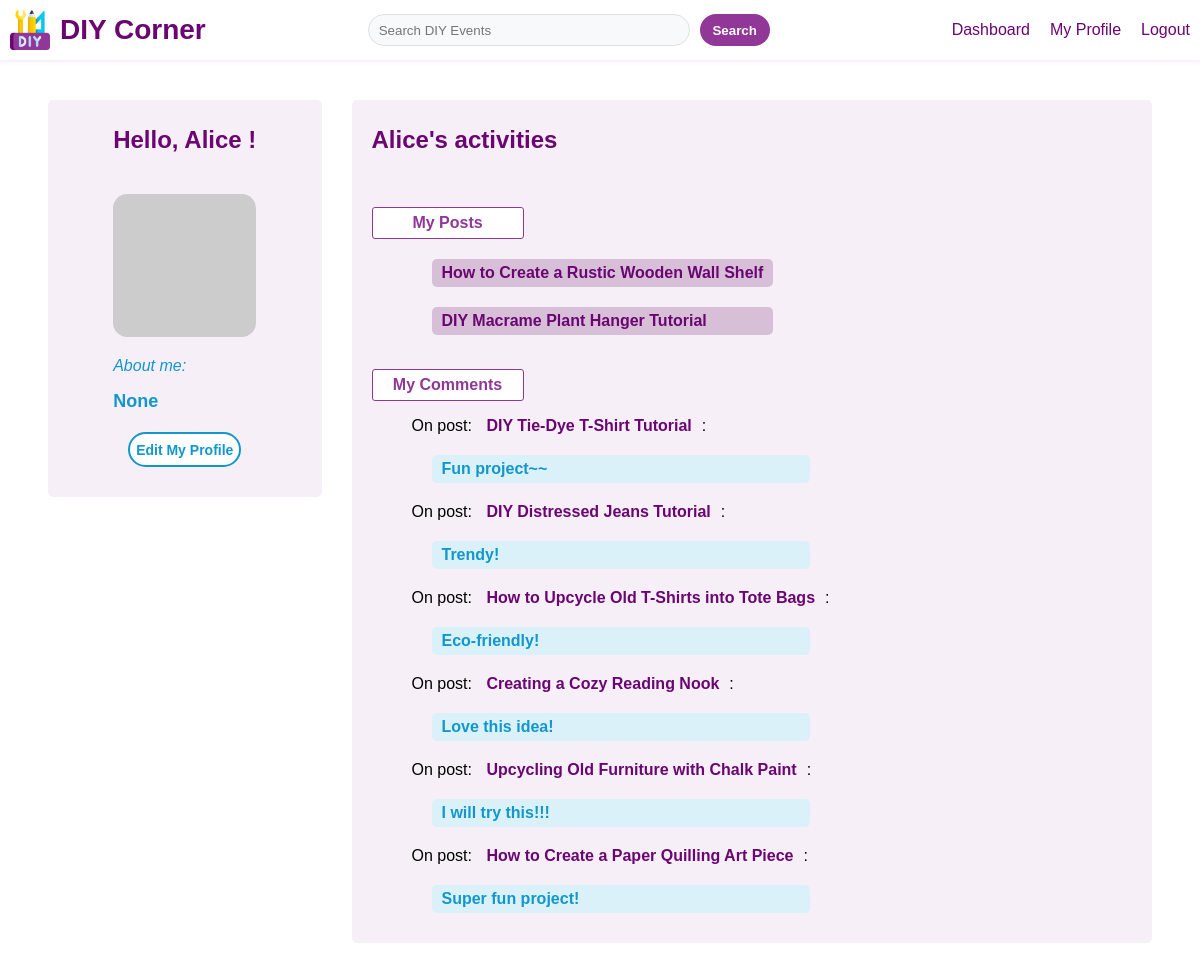
Screenshot of /profile/1 (signed in) with the database file from the repository.
### app/models.py (models this page shows, shortened)
class User(db.Model, UserMixin):
    __tablename__ = 'user'
    id = db.Column(db.Integer, primary_key=True, autoincrement=True)
    username = db.Column(db.String(50), nullable=False)
    password_hash = db.Column(db.String(128), nullable=False)
    about_me = db.Column(db.Text, nullable=True)
    last_seen = db.Column(db.DateTime, nullable=False, default=datetime.now)
    def get_id(self):
        return self.id
    def avatar(self, size):
        digest = md5(self.username.lower().encode('utf-8')).hexdigest()
        return f'https://www.gravatar.com/avatar/{digest}?d=identicon&s={size}'

class Post(db.Model):
    __tablename__ = 'post'
    id = db.Column(db.Integer, primary_key=True, autoincrement=True)
    title = db.Column(db.String(100), nullable=False)
    content = db.Column(db.Text, nullable=False)
    date_posted = db.Column(db.DateTime, nullable=False, default=datetime.now)
    user_id = db.Column(db.Integer, db.ForeignKey('user.id'), nullable=False)
    author = db.relationship('User', backref=db.backref('post'))

class Comment(db.Model):
    __tablename__ = 'comment'
    id = db.Column(db.Integer, primary_key=True, autoincrement=True)
    content = db.Column(db.Text, nullable=False)
    date_posted = db.Column(db.DateTime, nullable=False, default=datetime.now)
    user_id = db.Column(db.Integer, db.ForeignKey('user.id'), nullable=False)
    post_id = db.Column(db.Integer, db.ForeignKey('post.id'), nullable=False)
    author = db.relationship('User', backref=db.backref('comment'))
    post = db.relationship('Post', backref=db.backref('comment', order_by=id))

### app/routes.py (the view)
@main.route('/profile/<int:user_id>', methods=['GET', 'POST'])
@login_required
def profile(user_id):
    user = User.query.get_or_404(user_id)
    posts = Post.query.filter_by(author=user).all()
    comments = Comment.query.filter_by(author=user).all()
    editprofile_form = EditProfileForm()
    if request.method == 'POST' and editprofile_form.validate_on_submit():
        if user == current_user:
            current_user.about_me = editprofile_form.about_me.data
            db.session.commit()
            flash('Your changes have been saved.')
            return redirect(url_for('main.profile', user_id=current_user.id))
    elif request.method == 'GET' and user == current_user:
        editprofile_form.about_me.data = current_user.about_me
    return render_template('profile.html', user=user, posts=posts, comments=comments, form=editprofile_form)

### app/forms.py
class EditProfileForm(FlaskForm):
    about_me = TextAreaField('About me', validators=[Length(min=0, max=140)])
    submit = SubmitField('Edit profile')

### app/models.py (called while the page is built)
@login.user_loader
def get_user(id):
    return User.query.get(int(id))

### app/templates/profile.html (shortened to what this page needs)
{% extends "base.html" %}
{% block content %}
<div class="profile-container">
    <div class="profile-left">
        <div>
            <h1>Hello, {{ user.username }} !</h1>
            <img src="{{ user.avatar(128) }}" alt="Avatar" class="profile-avatar">
            <p class="aboutme-label">About me:</p>
            <span id="about-me-text">{{ user.about_me }}</span>
        </div>
        <div>
            {% if user == current_user %}
                <button id="edit-profile-button">Edit My Profile</button>
            {% endif %}
        </div>
    </div>
    <div class="profile-right">
        <h1>{{ user.username }}'s activities</h1>
        <div>
            <h2>My Posts</h2>
            <ul>
                {% for post in posts %}
                <li><a href="{{ url_for('main.details', post_id=post.id) }}" class="post-link">{{ post.title }}</a></li>
                {% endfor %}
            </ul>
        </div>
        <div>
            <h2>My Comments</h2>
            <ul>
                {% for comment in comments %}
                <li>On post: <a href="{{ url_for('main.details', post_id=comment.post_id) }}" class="post-title-link">{{ comment.post.title }}</a>: <br>
                    <p class="comment-text">{{ comment.content }}</p>
                </li>
                {% endfor %}
            </ul>
        </div>
    </div>
</div>
{% endblock %}

### app/static/css/base.css (style rules this page uses)
* { list-style: none; text-decoration: none; font-family: Verdana, sans-serif; }

### app/static/css/index.css (style rules this page uses)
* { list-style: none; text-decoration: none; }

### app/static/css/dashboard.css (style rules this page uses)
* { list-style: none; text-decoration: none; }

### app/static/css/details.css (style rules this page uses)
* { list-style: none; text-decoration: none; }

### app/static/css/forms.css (style rules this page uses)
* { list-style: none; text-decoration: none; }

### app/static/css/profile.css (style rules this page uses)
* { list-style: none; text-decoration: none; }
.profile-container { display: flex; align-items: flex-start; height: auto; margin: 20px; padding: 80px 20px; gap: 30px; }
.profile-left { display: flex; flex-direction: column; align-items: center; position: sticky; top: 100px; flex:1; width: 25%; height: auto; padding: 10px; background-color: #f6eff7; border-radius: 5px; box-sizing: border-box; }
.profile-right { flex:3; width: 75%; display: flex; flex-direction: column; align-items: flex-start; padding: 10px 20px; background-color: #f6eff7; border-radius: 5px; box-sizing: border-box; }
.profile-container h1 { font-size: 24px; color: #6a0572; font-weight: 800; text-align: center; margin-bottom: 40px; }
.profile-avatar { width: 100%; height: auto; border-radius: 10%; }
.aboutme-label { font-size: 16px; color: #1297cc; font-style: italic; font-weight: 500; text-align: left; }
.profile-left span { display: flex; text-align: left; font-size: 18px; color: #1297cc; font-weight: 600; }
#edit-profile-button { display: flex; justify-content: center; align-items: center; width: 100%; height: 35px; border: none; border-radius: 25px; background-color: white; color: #1297cc; border: 2px solid #1297cc; font-size: 14px; font-weight: 600; cursor: pointer; transition: all 0.3s ease; margin: 20px 0; }
.profile-right h2 { width: 150px; height: 30px; font-size: 16px; background-color: white; border: 1px solid #913798; color: #913798; border-radius: 3px; font-weight: 600; display: flex; justify-content: center; align-items: center; text-align: center; margin-bottom: 10px; }
.post-link { display: flex; flex-direction: column; font-size: 16px; font-weight: bold; background-color: thistle; border-radius: 5px; margin: 20px; padding: 5px 10px; row-gap: 10px; color: #6a0572; }
.post-title-link { font-size: 16px; font-weight: bold; padding: 5px 10px; color: #6a0572; }
.comment-text { display: flex; flex-direction: column; font-size: 16px; font-weight: bold; background-color: #daf1fa; border-radius: 5px; margin: 20px; padding: 5px 10px; row-gap: 10px; color: #1297cc; }

### rows the page displays
User: username "Alice", about_me "None"
Post: title "How to Create a Rustic Wooden Wall Shelf"
Post: title "DIY Macrame Plant Hanger Tutorial"
Comment: post "DIY Tie-Dye T-Shirt Tutorial", content "Fun project~~"
Comment: post "DIY Distressed Jeans Tutorial", content "Trendy!"
Comment: post "How to Upcycle Old T-Shirts into Tote Bags", content "Eco-friendly!"
Comment: post "Creating a Cozy Reading Nook", content "Love this idea!"
Comment: post "Upcycling Old Furniture with Chalk Paint", content "I will try this!!!"
Comment: post "How to Create a Paper Quilling Art Piece", content "Super fun project!"
